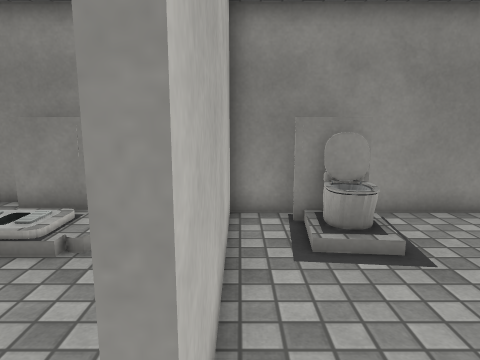
[1] (above)

15 first-person views from a walk through a 3-D level made in the Unity game engine. The camera is 1.3 m above the floor, tilts 10° down and sees 70° across. Doors are open. The floor is counted in squares, 0.5 m on a side. Each view is taken from the middle of a square. On the plan, view 1 faces up. The plan holds only what a view shows up to about 20 squares ahead; the rest is blank. The place goes on beyond the plan. The player character is not drawn. Surface patterns are stand-ins for the level's own textures.

[2]
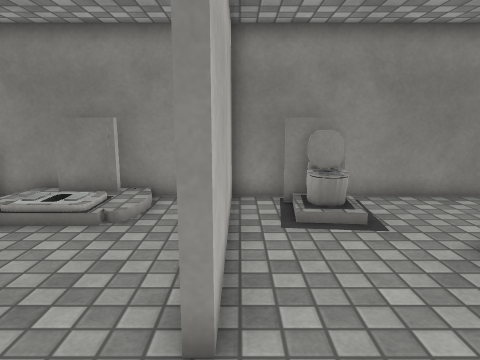

[3]
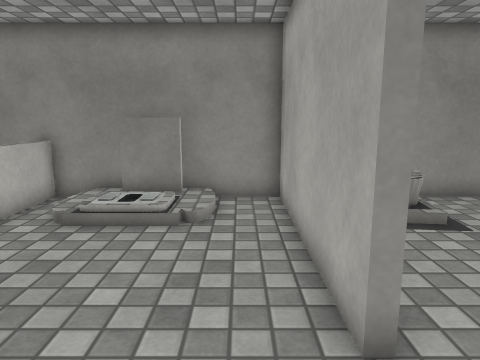

[4]
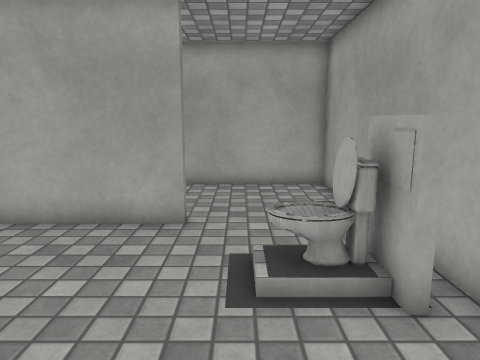

[5]
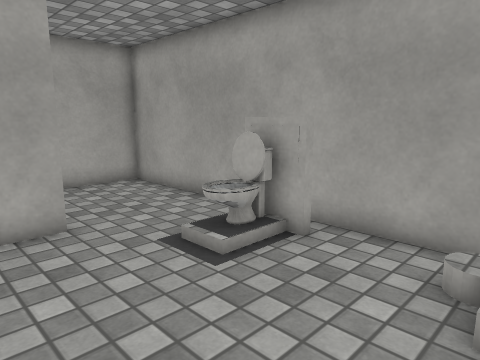

[6]
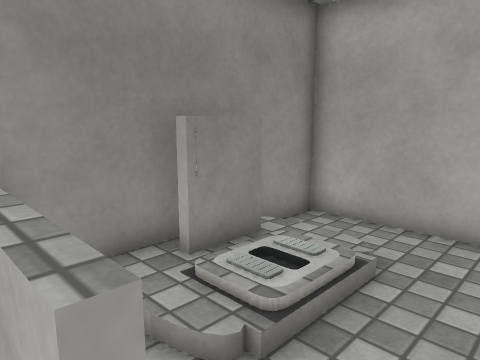

[7]
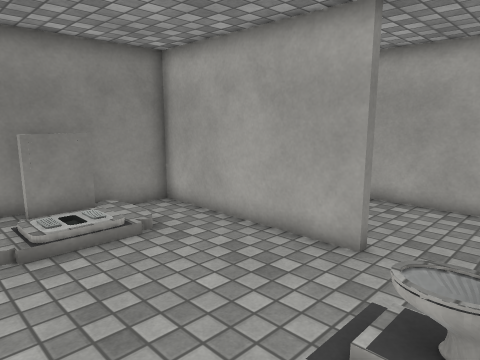

[8]
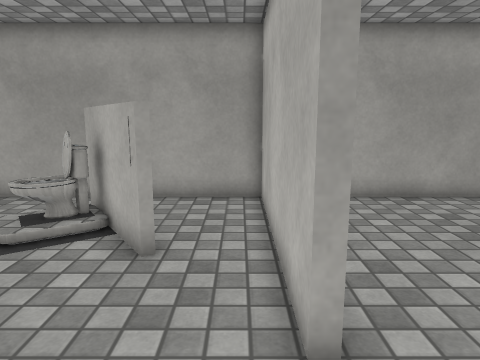

[9]
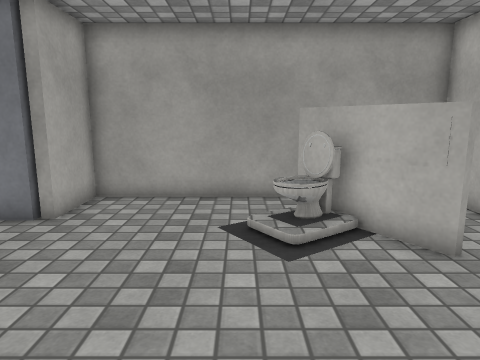

[10]
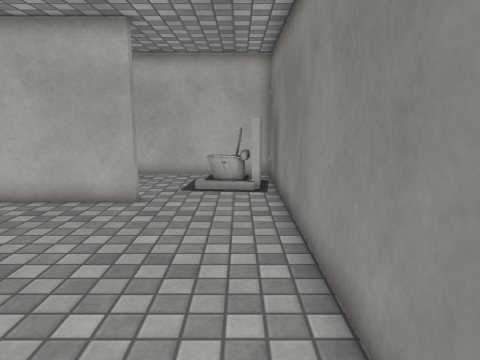

[11]
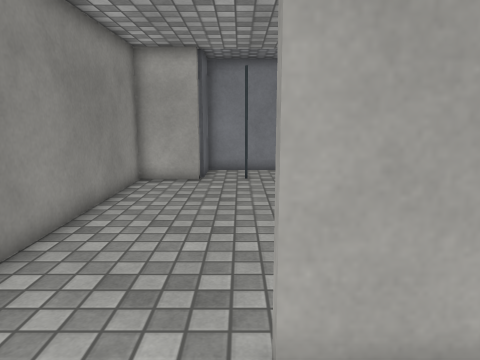

[12]
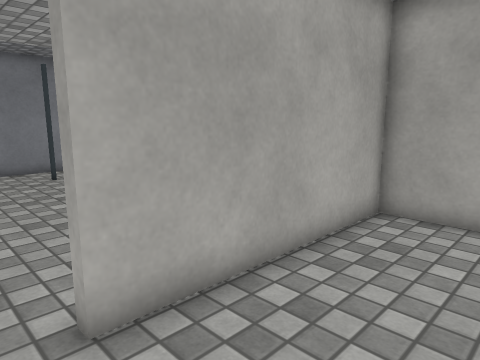

[13]
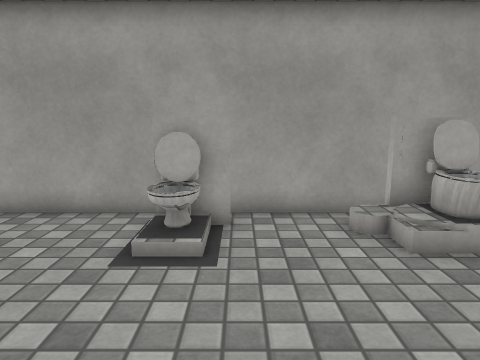

[14]
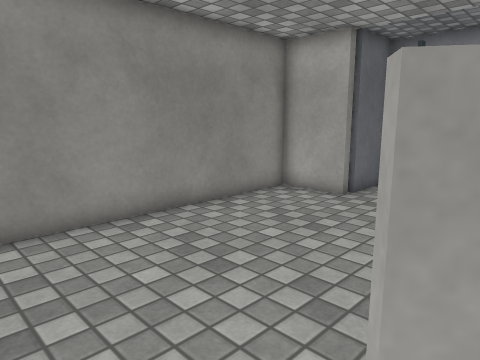

[15]
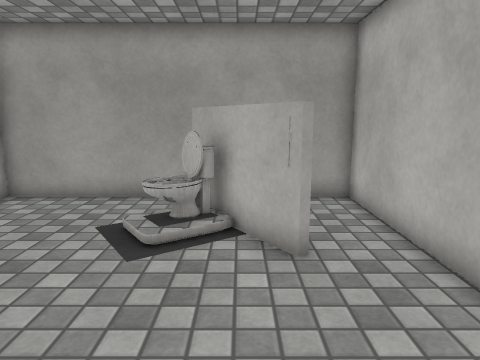

### Floor plan
Key: @ floor where view 1 was taken; # wall or solid block; x gap in a wall; . main floor; : floor 0.25 m higher than the main floor; / step, stairs or slope; D open door; = window, fence, low wall or low ledge; O other object.
Columns run from 9 left of view 1 to 17 right of it. Each row starts with its distance up from view 1.
  9 ###########################
  8  = :::/.##.##.............#
  7 ==/:::/.##.O/.............#
  6 ==.///..##................D
  5 =.......##................D
  4 . ......##....#...........D
  3  .......##....#...........D
  2  .......##....#...........D
  1 ..............#..##//.....D
  0 .....//..@....#...#=O/....D
 -1 O....#/.......#...##/.....#
 -2 =:...##.......#....x......#
 -3 ###########################

Positions as (right, up) in squares from view 1, and headings:
1: (0, 0), facing up
2: (0, -2), facing up
3: (-2, -2), facing up
4: (-9, 0), facing right
5: (-9, 4), facing down-right
6: (-9, 4), facing up-right
7: (-8, -2), facing up-right
8: (6, 8), facing down
9: (12, 8), facing down
10: (16, 8), facing left
11: (2, 5), facing right
12: (1, 6), facing down-right
13: (-5, 6), facing down
14: (6, 1), facing up-right
15: (9, 8), facing down
